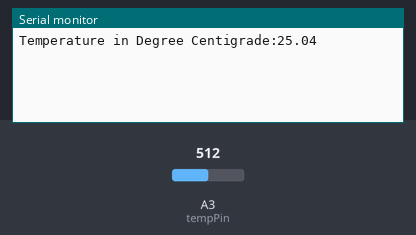
Bench run of a sketch on a simulated Arduino Uno, built with avr-gcc and run on an emulated ATmega328P. Parts: the last lines printed to the serial monitor. Inputs (shaded band) come from the test bench; at power-on: A3 (tempPin) = 512.

Above: at 1.8 s.
1.9 s: A3 (tempPin) set to 716
At 2.8 s:
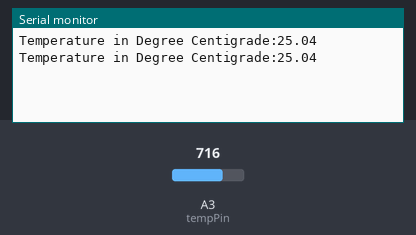
3.4 s: A3 (tempPin) set to 900
At 4.4 s:
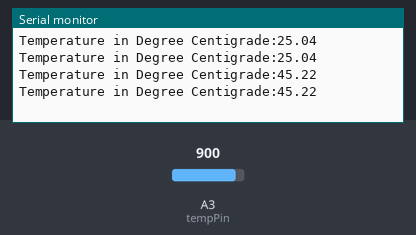
Timing chart, 0 to 6.4 s (numbered marks = the images above; inputs shaded):
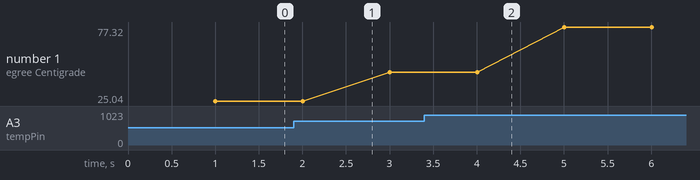

Measured:
- plotted number 1: 25.04 → 45.22 after the input at 1.9 s, 45.22 → 77.32 after the input at 3.4 s

The sketch:

grove_temperature.ino
```cpp
int tempPin = 3;
int a;
int del=1000;                // duration between temperature readings
float temperature;
int B=3975;                  //B value of the thermistor
float resistance;

void setup()
{
    Serial.begin(9600);
    pinMode(tempPin, INPUT);
}

void loop()
{
    a=analogRead(tempPin);
    resistance=(float)(1023-a)*10000/a;
    temperature=1/(log(resistance/10000)/B+1/298.15)-273.15;
    delay(del);
    Serial.print("Temperature in Degree Centigrade:");
    Serial.println(temperature);
}
```
